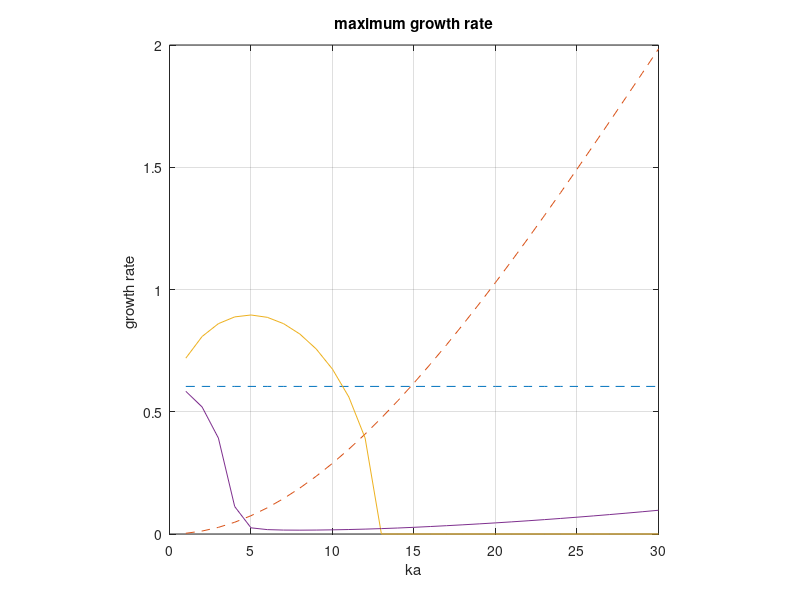

Recreate this plot in MATLAB.
%%%%%%%%%%%%%%%%%%%%
%%%
%%%    d(P+B^2/2)/dr + B^2/r  = 0
%%%    or 
%%%    d(rP)/r - P/r + d(rB)/dr/r*B = 0;
%%%
%%%    d(r*(P+B^2/2))/dr - (P-B^2/2) = 0
%%%
%%%    calculate stability region from Kadomtsev 1960 Eqs 29 and 31
%%%    for Bennett equilibrium profiles of zpinch
%%%
%%%    P = a^4/(a^2+r^2)^2
%%%    B = sqrt(2)*a*r/(a^2+r^2)
%%%
%%%    gamma = 5/3, beta = 2*P/B^2
%%%
%%%    ideal sausage: w^2 ~ dlnP/dlnr + 4*gamma/(2+gamma*beta)
%%%
%%%    drift-ideal entropy (if sausage satisifed)
%%%    dlnT/dlnr + 1 + (7/10 + beta/4)*dlnP/dlnr > 0:
%%%    Note that 7/10 = (2*gamma-1)/(2*gamma), gamma = 5/3
%%%
%%%
%%%    r is normalized by some r0, 
%%%    U is normalized by sqrt(P0/(MiN0)) = sqrt(2*T0/Mi) = Cs0
%%%    omega is normalized by omega0=Cs0/r0
%%%
%%%%%%%%%%%%%%%%%%%%
clear all;


%%%   set radial grid
%
nr = 400;
R  = 3;
a  = 1;
dr = R/nr;


%%%   calculate Bennett profiles, qP, and plasma beta
%
rcc = dr/2:dr:R-dr/2;
x = rcc/a;
P = 1./(1+x.^2).^2;
B = sqrt(2)*x./(1+x.^2);
P(end) = P(end-1);
B(end) = B(end-1)*rcc(end-1)/rcc(end);
qP = -4*x.^2./(1+x.^2); % dlnP/dlnr
qT = 0*x;               % dlnT/dlnr
beta = 1./x.^2;         % plasma beta, 2*P/B^2;



%%%   specify input parameters
%
ka0 = 1:1:30;
growthRate_entropy0 = zeros(size(ka0));
growthRate_ideal0   = zeros(size(ka0));
growthRate_general0 = zeros(length(ka0),4);
gamma = 5/3; %2.1; %5/3; %2.1;  % adiabatic coefficient
%ka = 3.0;      % normalized wavenumber
%Li = 1.5e-2;  % omega0/Omegai0 = ion inertial length / r0
Li = 0.12;
nuT = 100; %100;    % normalized thermalization rate



%growthRate_ideal0 = zeros(size(ka0));
%growthRate_entropy0 = zeros(size(ka0));
%growthRate_ext0 = zeros(size(ka0));
%growthRate_total0 = zeros(size(ka0));
for k=1:length(ka0)
    ka = ka0(k);
    krhoi = ka*Li./B/sqrt(2);
    krhos = krhoi*sqrt(2);
    
    %%%%%%%%%%%%%%%%%%%%%%%%%%%%%%%%%%%%%%%%%%%%%%%%%%%%%%%%%%%%%%%%%%%%%%%%%%%
    %%%
    %%%
    %%%          compute modes in limit where k*rhos = kR*Li << 1
    %%%          Kadomtsev 1960 Eqs 29 and 30
    %%%
    %%%
    %%%%%%%%%%%%%%%%%%%%%%%%%%%%%%%%%%%%%%%%%%%%%%%%%%%%%%%%%%%%%%%%%%%%%%%%%%%

    %%%   compute growth rate from ideal MHD (neglect magnetosonic waves)
    %
    omega2 = 2.0./rcc.^2.*(qP + 4*gamma./(2 + gamma*beta));
    omega = sqrt(omega2);

    growthRate_ideal0(k)   = max(max(imag(omega)),0);


    %%%   compute growth rate from entropy mode (Kadomtsev)
    %
    nuTstar = nuT*rcc.*B/(ka*Li);
    a0 = (2*rcc.*B/(ka*Li)).^2;
    b0 = -2*rcc.*B/(ka*Li).*(2*qP - 1i*nuTstar);
    RHS = gamma^2*(4 + beta.*qP).^2./(4*gamma + qP.*(2 + gamma*beta)).* ...
          (1 + ((2*gamma-1)./(2*gamma)+beta/4).*qP - qT);
    c0 = qP.*(qP -4i*nuTstar) - RHS;

    omega_entropy = zeros(length(rcc),2);
    for i=1:length(rcc)
        thisp = [a0(i) b0(i) c0(i)];
        omega_entropy(i,:) = roots(thisp);
    end

    growthRate_entropy0(k) = max( max(imag(omega_entropy(:,1))), ...
                                  max(imag(omega_entropy(:,2))) );
    growthRate_entropy0(k) = max(growthRate_entropy0(k),0);

    
    %%%%%%%%%%%%%%%%%%%%%%%%%%%%%%%%%%%%%%%%%%%%%%%%%%%%%%%%%%%%%%%%%%%%%%%%%%%
    %%%
    %%%
    %%%          compute modes from MHD with full Ohms law, but
    %%%          only standard entropy density equation
    %%%
    %%%
    %%%%%%%%%%%%%%%%%%%%%%%%%%%%%%%%%%%%%%%%%%%%%%%%%%%%%%%%%%%%%%%%%%%%%%%%%%%


    c3_ext = (gamma-1)/gamma - (1+beta/2);
    c2_ext = -(gamma-1)/gamma*qP - 4 + qT;
    c1_ext = 4./krhoi.^2.*(2 + (1+beta/2).*qP - (gamma-1)/gamma*qP);
    c0_ext = 4*qP./krhoi.^2.*((gamma-1)/gamma*qP - qT);

    omega_ext = zeros(length(rcc),3);
    for i=1:length(rcc)
        thisp = [c3_ext(i) c2_ext(i) c1_ext(i) c0_ext(i)];
        omega_ext(i,:) = roots(thisp);
        omega_ext(i,:) = omega_ext(i,:)*ka*Li/(2*rcc(i)*B(i));
    end
    
    
    growthRate_ext0(k) = max( max(imag(omega_ext(:,1))), ...
                              max(imag(omega_ext(:,2))) );
    growthRate_ext0(k) = max(growthRate_ext0(k),max(imag(omega_ext(:,3))));
    growthRate_ext0(k) = max(growthRate_ext0(k),0);

    %%%%%%%%%%%%%%%%%%%%%%%%%%%%%%%%%%%%%%%%%%%%%%%%%%%%%%%%%%%%%%%%%%%%%%%%%%%
    %%%
    %%%
    %%%          compute modes from full dispersion (still no magnetosonic)
    %%%          Kadomtsev 1960 Eqs 26-28 (with corrections)
    %%%
    %%%
    %%%%%%%%%%%%%%%%%%%%%%%%%%%%%%%%%%%%%%%%%%%%%%%%%%%%%%%%%%%%%%%%%%%%%%%%%%%
    
    
    %%%   this is completely general relation with thermalization and qT
    %
    a = 2 + ((gamma-1)/gamma + beta/2).*qP - qT;
    b = 8./krhos.^2.*((gamma-1)/gamma.*qP - qT);
    c = gamma*(2+beta/2.*qP);
    d = gamma*beta/2.*qT;
    e = qP-qT;
    f = 8./krhos.^2.*(2+(1+beta/2).*qP-qT);
    g = (1+beta/2);
    h = qT-4;
    c4new = a.*(g - (gamma-1)/gamma);
    c3new = e.*qT-a.*h + (a.*g-e*(gamma-1)/gamma).*(4i.*nuTstar - 2*qP) ...
          - qP.*(e-a)*(gamma-1)/gamma - (e-a).*((gamma-1)/gamma*(qP-4i.*nuTstar)+qT);
    c2new = e.*b-a.*f + (4i.*nuTstar - 2*qP).*(e.*qT-a.*h) ...
          - ((4i.*nuTstar-qP).*qP + a.*c).*(a.*g - e*(gamma-1)/gamma) ...
          - (e-a).*(a.*d-qP.*qT+4i.*nuTstar.*qT+b) ...
          + (e-a).*qP.*((gamma-1)/gamma*(qP-4i*nuTstar)+qT);
    c1new = (4i.*nuTstar-2*qP).*(e.*b-a.*f) - ((4i.*nuTstar-qP).*qP+a.*c).*(e.*qT-a.*h) ...
          - (e-a).*b.*(4i.*nuTstar-qP) ...
          + qP.*(e-a).*(a.*d-qP.*qT+4i*nuTstar.*qT+b);
    c0new = -(qP.*(4i.*nuTstar-qP)+a.*c).*(e.*b-a.*f) + qP.*(e-a).*b.*(4i.*nuTstar - qP);
    
    
    %%%   expressions in limit of no thermalization and no qT
    %
    c4 = (gamma-1)/gamma-(1+beta/2);
    c3 = 2*qP.*(1+beta/2-(gamma-1)/gamma) - 4;
    c2 = (gamma-1)/gamma*qP.*(qP-gamma*(2+beta/2.*qP)-4./krhoi.^2) ... 
       + 4./krhoi.^2.*(2+(1+beta/2).*qP) + 8*qP ...
       - (1+beta/2).*(qP.^2-gamma*(2+beta/2.*qP).*(2+((gamma-1)/gamma+beta/2).*qP));
    c1 = (gamma-1)/gamma*8*qP.^2./(krhoi).^2 - 8*qP.*(2+(1+beta/2).*qP)./krhoi.^2 ...
       - 4*qP.^2 + 4*gamma*(2+beta/2.*qP).*(2+((gamma-1)/gamma+beta/2).*qP);
    c0 = -4*qP.^2./krhoi.^2.*(gamma-1)/gamma.*(qP-gamma*(2+beta/2.*qP)) ...
       + 4./krhoi.^2.*(2+(1+beta/2).*qP).*(qP.^2-gamma*(2+beta/2.*qP).*(2+((gamma-1)/gamma+beta/2).*qP));
    
    % c4 = c4.*(2*rcc.*B/(kR*Li)).^4;
    % c3 = c3.*(2*rcc.*B/(kR*Li)).^3;
    % c2 = c2.*(2*rcc.*B/(kR*Li)).^2;
    % c1 = c1.*(2*rcc.*B/(kR*Li)).^1;
    
    
    omega_total = zeros(length(rcc),4);
    for i=1:length(rcc)
     %   thisp = [c4(i) c3(i) c2(i) c1(i) c0(i)];
        thisp = [c4new(i) c3new(i) c2new(i) c1new(i) c0new(i)];
        omega_total(i,:) = roots(thisp);
        omega_total(i,:) = omega_total(i,:)*ka*Li/(2*rcc(i)*B(i));
    end


    for m=1:4
       % [~,ir0]=min(abs(rcc-1)); % where r=a
       % growthRate_general0(k,m) = max(imag(omega_total(ir0,m)),0);
        growthRate_general0(k,m) = max( max(imag(omega_total(:,m))),0);
    end
    growthRate_total0(k) = max( growthRate_general0(k,:) );

    
end

%close(figure(1));
f1=figure(1);
hold on; plot(ka0,growthRate_ideal0,'linestyle','--','displayName','ideal');
hold on; plot(ka0,growthRate_entropy0,'linestyle','--','displayName','entropy');
hold on; plot(ka0,growthRate_ext0);
hold on; plot(ka0,growthRate_total0,'displayName','general');
title('maximum growth rate'); box on;
axis('square'); grid on; xlabel('ka'); 
ylabel('growth rate ');
%axis([min(ka0) max(ka0) 0 1.2]);
